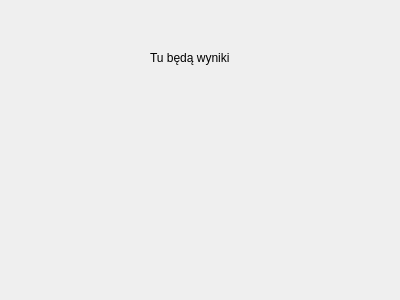
<?xml version="1.0" encoding="UTF-8"?>
<ui version="4.0">
 <class>Form</class>
 <widget class="QWidget" name="Form">
  <property name="geometry">
   <rect>
    <x>0</x>
    <y>0</y>
    <width>400</width>
    <height>300</height>
   </rect>
  </property>
  <property name="sizePolicy">
   <sizepolicy hsizetype="Expanding" vsizetype="Expanding">
    <horstretch>1</horstretch>
    <verstretch>1</verstretch>
   </sizepolicy>
  </property>
  <property name="windowTitle">
   <string>Form</string>
  </property>
  <widget class="QLabel" name="label">
   <property name="geometry">
    <rect>
     <x>150</x>
     <y>50</y>
     <width>101</width>
     <height>16</height>
    </rect>
   </property>
   <property name="text">
    <string>Tu będą wyniki</string>
   </property>
  </widget>
 </widget>
 <resources/>
 <connections/>
</ui>
